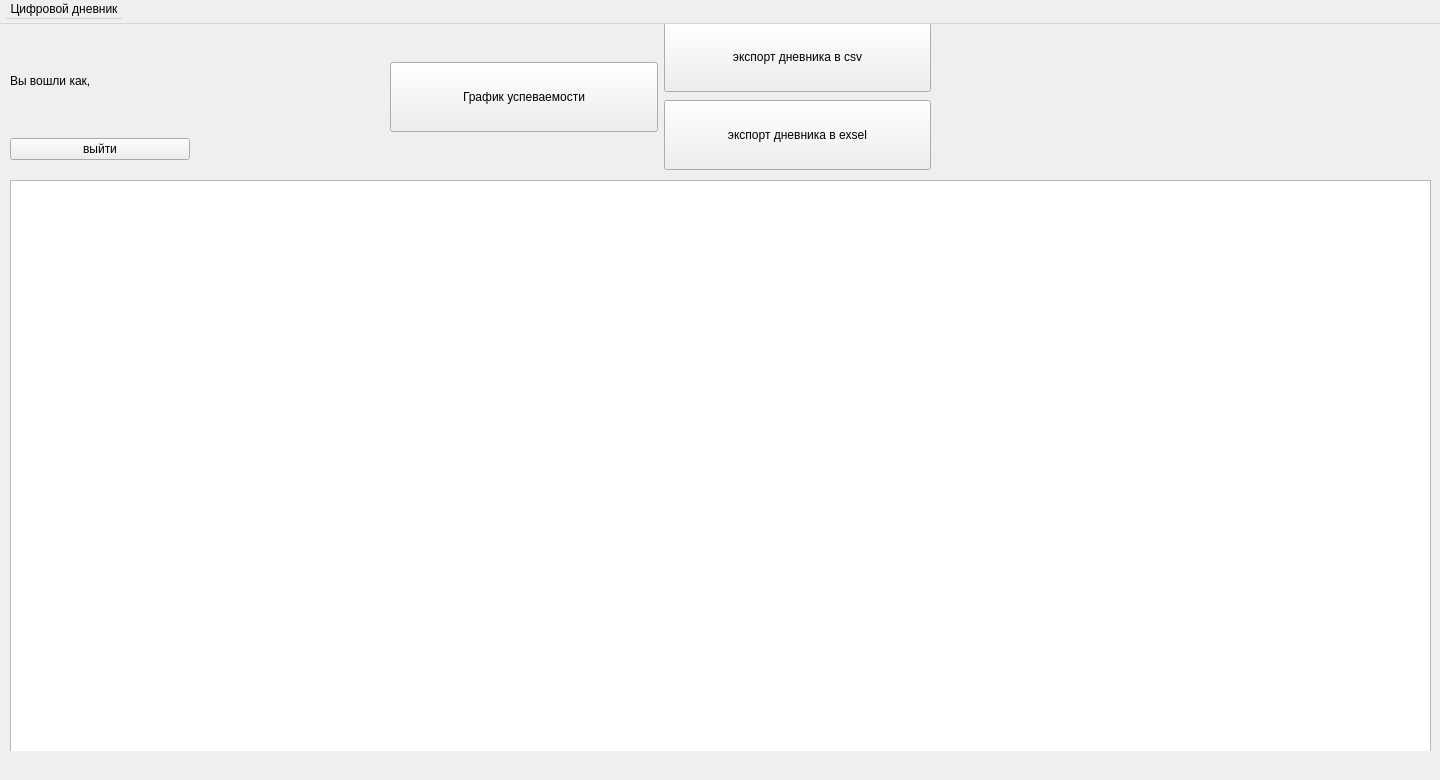
<?xml version="1.0" encoding="UTF-8"?>
<ui version="4.0">
 <class>MainWindow</class>
 <widget class="QWidget" name="MainWindow">
  <property name="geometry">
   <rect>
    <x>0</x>
    <y>0</y>
    <width>1440</width>
    <height>780</height>
   </rect>
  </property>
  <property name="minimumSize">
   <size>
    <width>1440</width>
    <height>780</height>
   </size>
  </property>
  <property name="maximumSize">
   <size>
    <width>1440</width>
    <height>780</height>
   </size>
  </property>
  <property name="windowTitle">
   <string>MainWindow</string>
  </property>
  <widget class="QWidget" name="centralwidget" native="true">
   <property name="geometry">
    <rect>
     <x>0</x>
     <y>0</y>
     <width>1441</width>
     <height>751</height>
    </rect>
   </property>
   <widget class="QWidget" name="horizontalLayoutWidget">
    <property name="geometry">
     <rect>
      <x>390</x>
      <y>20</y>
      <width>541</width>
      <height>154</height>
     </rect>
    </property>
    <layout class="QHBoxLayout" name="horizontalLayout">
     <item>
      <widget class="QPushButton" name="marksChart">
       <property name="minimumSize">
        <size>
         <width>0</width>
         <height>70</height>
        </size>
       </property>
       <property name="text">
        <string>График успеваемости</string>
       </property>
      </widget>
     </item>
     <item>
      <layout class="QVBoxLayout" name="verticalLayout_2">
       <item>
        <widget class="QPushButton" name="studCsvExport">
         <property name="minimumSize">
          <size>
           <width>0</width>
           <height>70</height>
          </size>
         </property>
         <property name="text">
          <string>экспорт дневника в csv</string>
         </property>
        </widget>
       </item>
       <item>
        <widget class="QPushButton" name="studExselExport">
         <property name="minimumSize">
          <size>
           <width>0</width>
           <height>70</height>
          </size>
         </property>
         <property name="text">
          <string>экспорт дневника в exsel</string>
         </property>
        </widget>
       </item>
      </layout>
     </item>
    </layout>
   </widget>
   <widget class="QWidget" name="verticalLayoutWidget_4">
    <property name="geometry">
     <rect>
      <x>10</x>
      <y>30</y>
      <width>181</width>
      <height>151</height>
     </rect>
    </property>
    <layout class="QVBoxLayout" name="verticalLayout_4">
     <item>
      <widget class="QLabel" name="greetingLabel">
       <property name="maximumSize">
        <size>
         <width>16777215</width>
         <height>60</height>
        </size>
       </property>
       <property name="text">
        <string>Вы вошли как, </string>
       </property>
      </widget>
     </item>
     <item>
      <widget class="QPushButton" name="logoutButton">
       <property name="maximumSize">
        <size>
         <width>180</width>
         <height>16777215</height>
        </size>
       </property>
       <property name="text">
        <string>выйти</string>
       </property>
      </widget>
     </item>
    </layout>
   </widget>
   <widget class="QTableView" name="tableView">
    <property name="geometry">
     <rect>
      <x>10</x>
      <y>180</y>
      <width>1421</width>
      <height>581</height>
     </rect>
    </property>
   </widget>
  </widget>
  <widget class="QMenuBar" name="menuBar">
   <property name="geometry">
    <rect>
     <x>0</x>
     <y>0</y>
     <width>1440</width>
     <height>24</height>
    </rect>
   </property>
   <widget class="QMenu" name="menu">
    <property name="title">
     <string>Цифровой дневник</string>
    </property>
    <addaction name="action_about"/>
   </widget>
   <addaction name="menu"/>
  </widget>
  <action name="actionkvf">
   <property name="text">
    <string>kvf</string>
   </property>
  </action>
  <action name="action_about">
   <property name="text">
    <string>О программе</string>
   </property>
  </action>
  <action name="action_quit">
   <property name="text">
    <string>Закрыть</string>
   </property>
  </action>
 </widget>
 <resources/>
 <connections/>
</ui>
